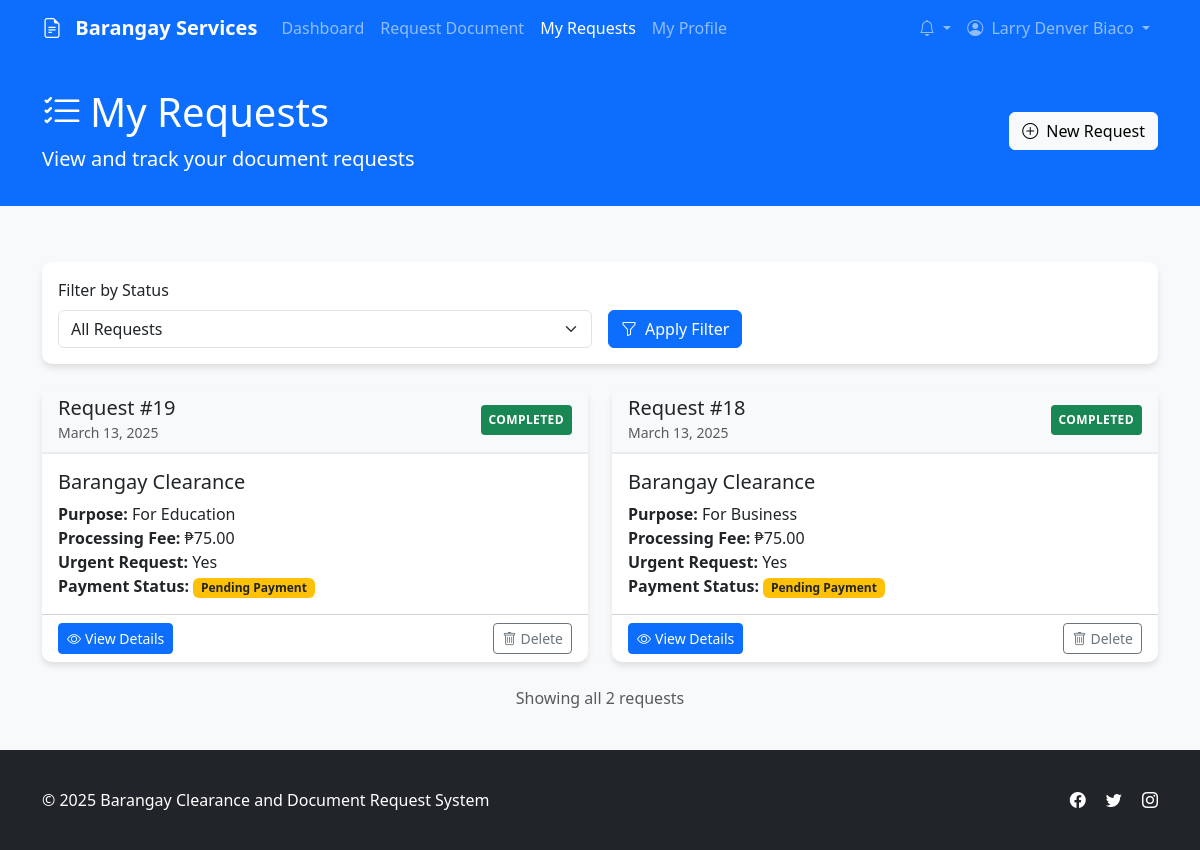
The app's page /User/view/my-requests.php (signed in), older data.
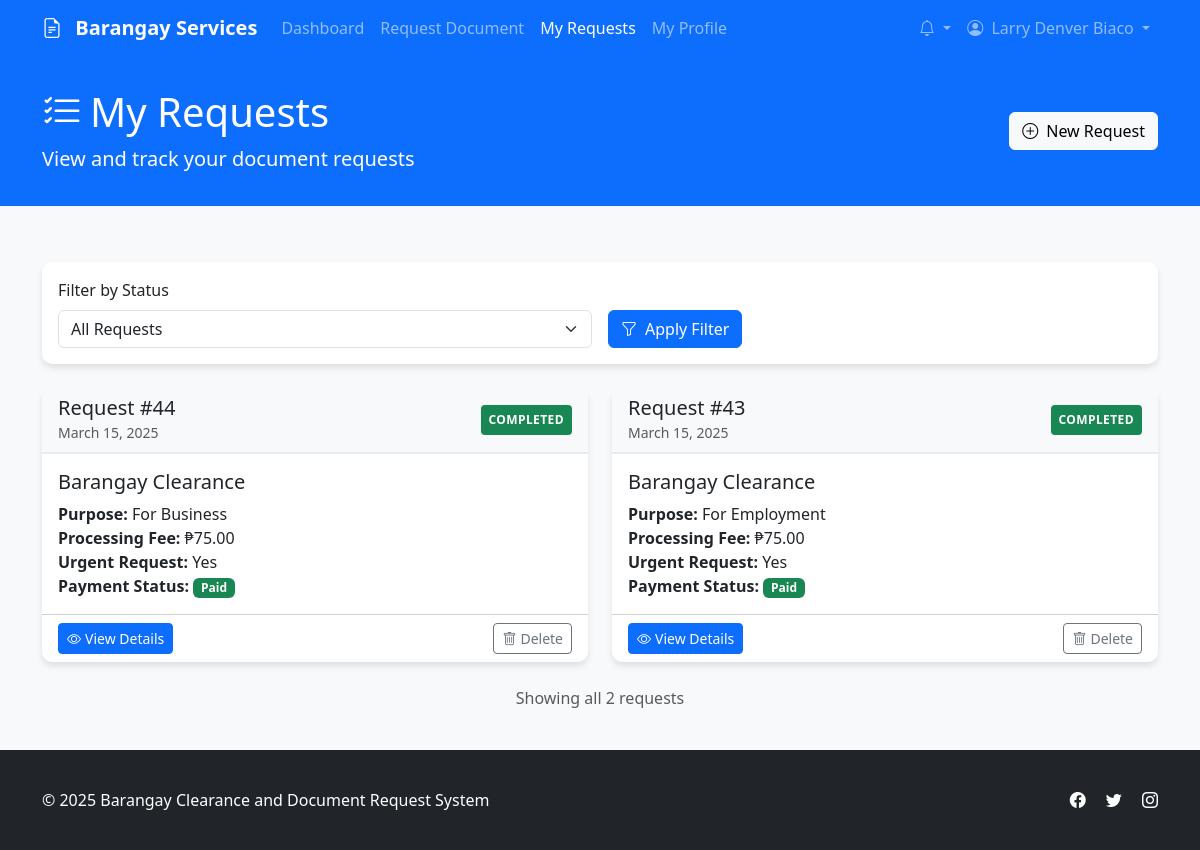
The same page, newer data.
### tables this page shows
CREATE TABLE `requests` (
  `request_id` int(11) NOT NULL,
  `user_id` int(11) NOT NULL,
  `document_type` varchar(50) NOT NULL,
  `purpose` text NOT NULL,
  `urgent_request` tinyint(1) NOT NULL DEFAULT 0,
  `processing_fee` decimal(10,2) NOT NULL DEFAULT 0.00,
  `status` enum('pending','processing','ready','completed','rejected','cancelled') NOT NULL DEFAULT 'pending',
  `admin_remarks` text DEFAULT NULL,
  `created_at` timestamp NOT NULL DEFAULT current_timestamp(),
  `updated_at` timestamp NOT NULL DEFAULT current_timestamp() ON UPDATE current_timestamp(),
  `completed_at` timestamp NULL DEFAULT NULL,
  `payment_status` tinyint(1) NOT NULL DEFAULT 0,
  `admin_notes` text DEFAULT NULL,
  `payment_method` varchar(20) DEFAULT 'cash',
  `payment_reference` varchar(100) DEFAULT NULL,
  `payment_proof` varchar(255) DEFAULT NULL,
  `payment_notes` text DEFAULT NULL,
  `payment_date` datetime DEFAULT NULL
);

### backend/connections/database.php (called while the page is built, shortened)
<?php
class Database {
    private $host = "localhost";
    private $username = "root";
    private $password = "";
    private $database = "barangay_request_system";
    private $conn;
    public function __construct() {
        try {
            $this->conn = new PDO(
                "mysql:host={$this->host};dbname={$this->database}",
                $this->username,
                $this->password
            );
            $this->conn->setAttribute(PDO::ATTR_ERRMODE, PDO::ERRMODE_EXCEPTION);
        } catch(PDOException $e) {
            die("Connection failed: " . $e->getMessage());
        }
    }
    public function fetchAll($query, $params = []) {
        $stmt = $this->conn->prepare($query);
        $stmt->execute($params);
        return $stmt->fetchAll(PDO::FETCH_ASSOC);
    }
    public function closeConnection() {
        $this->conn = null;
    }
}
?>

### User/view/my-requests.php (the view, shortened to what the changed rows need)
<?php
require_once dirname(__DIR__, 2) . "/backend/connections/config.php";
require_once dirname(__DIR__, 2) . "/backend/connections/database.php";
$userId = $_SESSION['user_id'];
$requests = [];
$documentTypes = [
    'barangay_clearance' => 'Barangay Clearance',
    'certificate_residency' => 'Certificate of Residency',
    'business_permit' => 'Business Permit',
    'good_moral' => 'Good Moral Certificate',
    'indigency_certificate' => 'Certificate of Indigency',
    'cedula' => 'Community Tax Certificate (Cedula)',
    'solo_parent' => 'Solo Parent Certificate',
    'first_time_jobseeker' => 'First Time Jobseeker Certificate'
];
$statusColors = [
    'pending' => 'bg-warning text-dark',
    'processing' => 'bg-info',
    'ready' => 'bg-success',
    'completed' => 'bg-success',
    'rejected' => 'bg-danger',
    'cancelled' => 'bg-secondary'
];
$statusFilter = isset($_GET['status']) && !empty($_GET['status']) ? $_GET['status'] : '';
$statusCondition = '';
try {
    $db = new Database();
    $requestsSql = "SELECT r.*,
                    DATE_FORMAT(r.created_at, '%M %d, %Y') as request_date,
                    DATE_FORMAT(r.updated_at, '%M %d, %Y %h:%i %p') as last_updated
                  FROM requests r
                  WHERE r.user_id = ? $statusCondition
                  ORDER BY r.created_at DESC";
    $requestsParams = [$userId];
    $requests = $db->fetchAll($requestsSql, $requestsParams);
} catch (Exception $e) {
    error_log("My Requests Error: " . $e->getMessage());
    $errorMsg = "An error occurred while retrieving your requests. Please try again later.";
}
?>
<!DOCTYPE html>
<html lang="en">
<head>
    <link href="https://cdnjs.cloudflare.com/ajax/libs/bootstrap/5.3.0/css/bootstrap.min.css" rel="stylesheet">
    <link rel="stylesheet" href="https://cdnjs.cloudflare.com/ajax/libs/bootstrap-icons/1.10.5/font/bootstrap-icons.min.css">
    <link rel="stylesheet" href="User/css/index.css">
</head>
<body>
    <div class="content-wrapper">
        <section class="page-title">
            <div class="container">
                <div class="row align-items-center">
                    <div class="col-md-6">
                        <h1><i class="bi bi-list-check me-2"></i>My Requests</h1>
                    </div>
                </div>
            </div>
        </section>
        <div class="container py-4">
            <?php if (empty($requests)): ?>
            <div class="card">
                <div class="card-body empty-state">
                    <i class="bi bi-folder empty-state-icon d-block"></i>
                    <h4>No requests found</h4>
                    <?php if (!empty($statusFilter)): ?>
                    <p class="text-muted">No requests with the selected status. Try a different filter or clear filters.</p>
                    <?php else: ?>
                    <p class="text-muted">You haven't made any document requests yet.</p>
                    <?php endif; ?>
                    <a href="request-document.php" class="btn btn-primary mt-3">
                        <i class="bi bi-plus-circle me-2"></i>Request a Document
                    </a>
                </div>
            </div>
            <?php else: ?>
            <div class="row row-cols-1 row-cols-md-2 g-4 mb-4">
                <?php foreach ($requests as $request): ?>
                <div class="col">
                    <div class="card h-100 request-card">
                        <div class="card-header d-flex justify-content-between align-items-center">
                            <div>
                                <h5 class="mb-0">Request #<?php echo $request['request_id']; ?></h5>
                                <small class="text-muted"><?php echo $request['request_date']; ?></small>
                            </div>
                            <span class="status-badge text-white <?php echo $statusColors[$request['status']] ?? 'bg-secondary'; ?>">
                                <?php echo ucfirst($request['status']); ?>
                            </span>
                        </div>
                        <div class="card-body">
                            <h5 class="card-title">
                                <?php echo $documentTypes[$request['document_type']] ?? $request['document_type']; ?>
                            </h5>
                            <p class="card-text">
                                <strong>Purpose:</strong> <?php echo htmlspecialchars($request['purpose']); ?><br>
                                <strong>Processing Fee:</strong> ₱<?php echo number_format($request['processing_fee'], 2); ?><br>
                                <strong>Urgent Request:</strong> <?php echo $request['urgent_request'] ? 'Yes' : 'No'; ?><br>
                                <strong>Payment Status:</strong>
                                <?php if (isset($request['payment_status']) && $request['payment_status'] == 1): ?>
                                <span class="badge bg-success">Paid</span>
                                <?php else: ?>
                                <span class="badge bg-warning text-dark">Pending Payment</span>
                                <?php endif; ?>
                            </p>
                        </div>
                        <div class="card-footer bg-transparent d-flex justify-content-between align-items-center">
                            <a href="view-request.php?id=<?php echo $request['request_id']; ?>" class="btn btn-primary btn-sm">
                                <i class="bi bi-eye me-1"></i>View Details
                            </a>
                            <div class="btn-group" role="group">
                                <form action="delete-request.php" method="post" onsubmit="return confirm('Are you sure you want to delete this request? This action cannot be undone.');">
                                    <button type="submit" class="btn btn-outline-secondary btn-sm">
                                        <i class="bi bi-trash me-1"></i>Delete
                                    </button>
                                </form>
                            </div>
                        </div>
                    </div>
                </div>
                <?php endforeach; ?>
            </div>
            <?php endif; ?>
        </div>
    </div>
</body>
</html>

Row changes from the older to the newer data that the page shows:
removed requests: request_id "19", request_date "March 13, 2025", status "COMPLETED", document_type "Barangay Clearance", purpose "For Education", processing_fee "75.00", urgent_request "Yes", payment_status "Pending Payment"
removed requests: request_id "18", request_date "March 13, 2025", status "COMPLETED", document_type "Barangay Clearance", purpose "For Business", processing_fee "75.00", urgent_request "Yes", payment_status "Pending Payment"
added requests: request_id "44", request_date "March 15, 2025", status "COMPLETED", document_type "Barangay Clearance", purpose "For Business", processing_fee "75.00", urgent_request "Yes", payment_status "Paid"
added requests: request_id "43", request_date "March 15, 2025", status "COMPLETED", document_type "Barangay Clearance", purpose "For Employment", processing_fee "75.00", urgent_request "Yes", payment_status "Paid"
